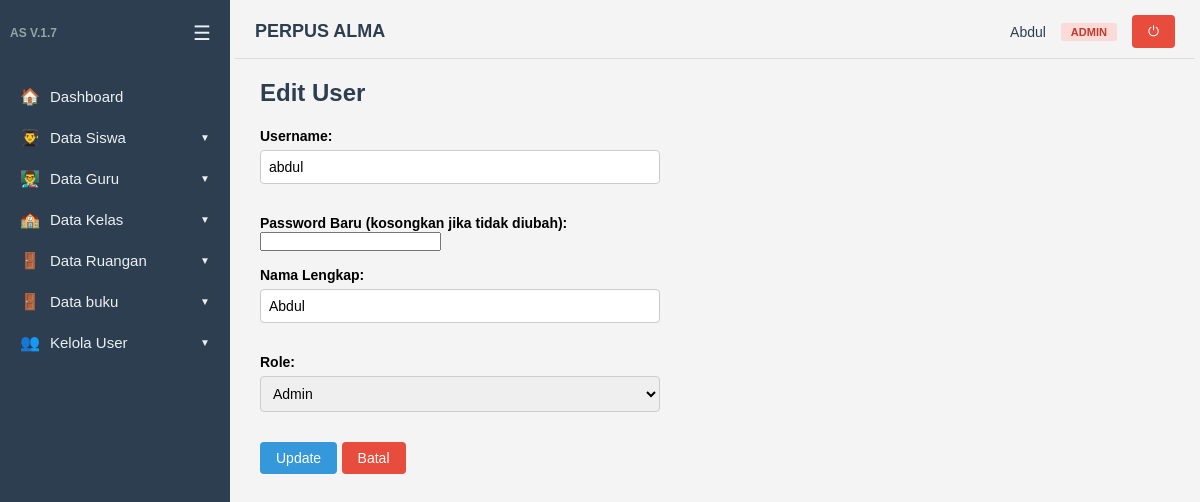
Screenshot of /user/edit.php?id=2 (signed in) with the database file from the repository.
### tables this page shows
CREATE TABLE `users` (
  `id` int(5) NOT NULL,
  `username` varchar(50) NOT NULL,
  `password` varchar(255) NOT NULL,
  `nama_lengkap` varchar(100) NOT NULL,
  `role` enum('admin','user') NOT NULL,
  `id_guru` int(5) DEFAULT NULL,
  `id_siswa` int(5) DEFAULT NULL
);

### auth.php (called while the page is built, shortened)
<?php
if (!function_exists('isLoggedIn')) {
    function isLoggedIn()
    {
        return isset($_SESSION['user_id']);
    }
}
if (!function_exists('getCurrentUser')) {
    function getCurrentUser()
    {
        return [
            'id' => $_SESSION['user_id'],
            'username' => $_SESSION['username'],
            'nama_lengkap' => $_SESSION['nama_lengkap'],
            'role' => $_SESSION['role'],
            'id_guru' => $_SESSION['id_guru'] ?? null,
            'id_siswa' => $_SESSION['id_siswa'] ?? null
        ];
    }
}
if (!function_exists('getSidebarMenu')) {
    function getSidebarMenu()
    {
        $role = $_SESSION['role'] ?? 'user';
        $menu = [];
        $menu[] = ['url' => BASE_URL . '/index.php', 'icon' => '🏠', 'label' => 'Dashboard', 'roles' => ['admin', 'kepala', 'user']];
        if (in_array($role, ['admin', 'kepala'])) {
            $menu[] = ['url' => BASE_URL . '/siswa/tampil.php', 'icon' => '👨‍🎓', 'label' => 'Data Siswa', 'roles' => ['admin', 'kepala'], 'has_sub' => true];
            $menu[] = ['url' => BASE_URL . '/siswa/tampil.php', 'icon' => '📋', 'label' => 'Lihat Data Siswa', 'roles' => ['admin', 'kepala'], 'sub' => true];
            if ($role === 'admin') {
                $menu[] = ['url' => BASE_URL . '/siswa/index.php', 'icon' => '➕', 'label' => 'Tambah Data Siswa', 'roles' => ['admin'], 'sub' => true];
            }
            $menu[] = ['url' => BASE_URL . '/guru/tampil.php', 'icon' => '👨‍🏫', 'label' => 'Data Guru', 'roles' => ['admin', 'kepala'], 'has_sub' => true];
            $menu[] = ['url' => BASE_URL . '/guru/tampil.php', 'icon' => '📋', 'label' => 'Lihat Data Guru', 'roles' => ['admin', 'kepala'], 'sub' => true];
            if ($role === 'admin') {
                $menu[] = ['url' => BASE_URL . '/guru/index.php', 'icon' => '➕', 'label' => 'Tambah Data Guru', 'roles' => ['admin'], 'sub' => true];
            }
            $menu[] = ['url' => BASE_URL . '/kelas/tampil.php', 'icon' => '🏫', 'label' => 'Data Kelas', 'roles' => ['admin', 'kepala'], 'has_sub' => true];
            $menu[] = ['url' => BASE_URL . '/kelas/tampil.php', 'icon' => '📋', 'label' => 'Lihat Data Kelas', 'roles' => ['admin', 'kepala'], 'sub' => true];
            if ($role === 'admin') {
                $menu[] = ['url' => BASE_URL . '/kelas/index.php', 'icon' => '➕', 'label' => 'Tambah Data Kelas', 'roles' => ['admin'], 'sub' => true];
            }
            $menu[] = ['url' => BASE_URL . '/ruang/tampil.php', 'icon' => '🚪', 'label' => 'Data Ruangan', 'roles' => ['admin', 'kepala'], 'has_sub' => true];
            $menu[] = ['url' => BASE_URL . '/ruang/tampil.php', 'icon' => '📋', 'label' => 'Lihat Data Ruangan', 'roles' => ['admin', 'kepala'], 'sub' => true];
            if ($role === 'admin') {
                $menu[] = ['url' => BASE_URL . '/ruang/index.php', 'icon' => '➕', 'label' => 'Tambah Data Ruangan', 'roles' => ['admin'], 'sub' => true];
            }
 $menu[] = ['url' => BASE_URL . '/buku/tampil.php', 'icon' => '🚪', 'label' => 'Data buku', 'roles' => ['admin', 'kepala'], 'has_sub' => true];
            if ($role === 'admin') {
                $menu[] = ['url' => BASE_URL . '/buku/index.php', 'icon' => '➕', 'label' => 'Tambah Data buku', 'roles' => ['admin'], 'sub' => true];
            }
            if ($role === 'admin') {
                $menu[] = ['url' => BASE_URL . '/user/tampil.php', 'icon' => '👥', 'label' => 'Kelola User', 'roles' => ['admin'], 'has_sub' => true];
                $menu[] = ['url' => BASE_URL . '/user/tampil.php', 'icon' => '📋', 'label' => 'Lihat User', 'roles' => ['admin'], 'sub' => true];
                $menu[] = ['url' => BASE_URL . '/user/index.php', 'icon' => '➕', 'label' => 'Tambah User', 'roles' => ['admin'], 'sub' => true];
            }
        } else {
            $menu[] = ['url' => BASE_URL . '/profile.php', 'icon' => '👤', 'label' => 'Profil Saya', 'roles' => ['user']];
        }
        return array_filter($menu, function ($item) use ($role) {
            if (isset($item['header'])) return true;
            return in_array($role, $item['roles'] ?? []);
        });
    }
}

### user/edit.php (the view, shortened to what this page needs)
<?php
include dirname(__DIR__) . '/auth.php';
$id = isset($_GET['id']) ? (int)$_GET['id'] : 0;
$data = mysqli_query($koneksi, "SELECT * FROM users WHERE id = $id");
include dirname(__DIR__) . '/layout/header.php';
?>
<h2>Edit User</h2>
<form action="update.php" method="post">
    <div style="margin-bottom: 15px;">
        <label>Username:</label><br>
        <input type="text" name="username" value="<?= htmlspecialchars($user['username']) ?>" required>
    </div>
    <div style="margin-bottom: 15px;">
        <label>Password Baru (kosongkan jika tidak diubah):</label><br>
        <input type="password" name="password" minlength="6">
    </div>
    <div style="margin-bottom: 15px;">
        <label>Nama Lengkap:</label><br>
        <input type="text" name="nama_lengkap" value="<?= htmlspecialchars($user['nama_lengkap']) ?>" required>
    </div>
    <div style="margin-bottom: 15px;">
        <label>Role:</label><br>
        <select name="role" id="role" onchange="toggleLinkFields()" required>
            <option value="admin" <?= $user['role'] === 'admin' ? 'selected' : '' ?>>Admin</option>
        </select>
    </div>
    <button class="btn" type="submit">Update</button>
    <a class="btn btn-danger" href="tampil.php">Batal</a>
</form>
<?php include dirname(__DIR__) . '/layout/footer.php'; ?>

### layout/header.php (shortened to what this page needs)
<?php
include dirname(__DIR__) . '/auth.php';
$user = getCurrentUser();
$sidebarMenu = getSidebarMenu();
?>
<!DOCTYPE html>
<html lang="id">
<head>
</head>
<body>
    <aside class="sidebar" id="sidebar">
        <div class="sidebar-header">
            <span class="sidebar-version"> AS V.1.7</span>
            <button class="sidebar-toggle" id="sidebarToggle" title="Tutup/Buka Menu">☰</button>
        </div>
        <ul>
            <?php foreach ($sidebarMenu as $item): ?>
                <?php if (isset($item['header'])): ?>
                    <li class="sidebar-menu-header"><?= htmlspecialchars($item['header']) ?></li>
                    <li>
                        <div class="sidebar-header-divider"></div>
                    </li>
                <?php else: ?>
                    <?php
                    $cssClass = '';
                    if (isset($item['has_sub'])) $cssClass .= ' has-sub';
                    if (isset($item['sub'])) $cssClass .= ' sub';
                    $active = '';
                    ?>
                    <li class="<?= $cssClass . $active ?>">
                        <a href="<?= $item['url'] ?>">
                            <span class="icon"><?= $item['icon'] ?></span>
                            <span class="sidebar-menu-text"><?= htmlspecialchars($item['label']) ?></span>
                        </a>
                    </li>
                <?php endif; ?>
            <?php endforeach; ?>
        </ul>
    </aside>
    <main class="content" id="content">
        <?php if ($user): ?>
            <div class="top-bar">
                <div class="top-bar-left">
                    <h1 class="top-app-title">PERPUS ALMA</h1>
                </div>
                <div class="top-bar-right">
                    <span class="top-user-name"><?= htmlspecialchars($user['nama_lengkap']) ?></span>
                    <span class="top-user-role <?= $user['role'] ?>">
                        <?php
                        $roleLabels = ['admin' => 'Admin', 'kepala' => 'Kepala Sekolah', 'user' => 'User'];
                        echo $roleLabels[$user['role']] ?? ucfirst($user['role']);
                        ?>
                    </span>
                    <form method="POST" action="<?= BASE_URL; ?>/logout.php" style="margin: 0;">
                        <button type="submit" class="btn btn-danger btn-sm" title="Logout">⏻</button>
                    </form>
                </div>
            </div>
        <?php endif; ?>

### layout/header.php (style rules this page uses)
* { box-sizing: border-box; margin: 0; padding: 0; }
body { font-family: Arial, Helvetica, sans-serif; background: #f4f4f4; display: flex; min-height: 100vh; }
.sidebar { width: 230px; background: #2c3e50; color: #fff; position: fixed; top: 0; left: 0; height: 100%; overflow-y: auto; transition: width 0.3s ease, transform 0.3s ease; z-index: 1000; }
.sidebar-header { display: flex; justify-content: space-between; align-items: center; padding: 15px 10px; }
.sidebar-version { font-size: 12px; color: #95a5a6; font-weight: 600; white-space: nowrap; }
.sidebar-toggle { background: transparent; color: #ecf0f1; border: none; border-radius: 4px; width: 36px; height: 36px; cursor: pointer; display: flex; align-items: center; justify-content: center; font-size: 20px; line-height: 1; transition: background 0.2s; flex-shrink: 0; }
.sidebar ul { list-style: none; padding: 10px 0; }
.sidebar ul li a { display: flex; align-items: center; padding: 11px 20px; color: #ecf0f1; text-decoration: none; font-size: 15px; white-space: nowrap; overflow: hidden; }
.sidebar ul li a .icon { margin-right: 10px; font-size: 16px; width: 20px; text-align: center; flex-shrink: 0; }
.sidebar ul li.has-sub>a::after { content: ' ▼'; margin-left: auto; font-size: 10px; transition: transform 0.2s; }
.top-bar { display: flex; justify-content: space-between; align-items: center; padding: 10px 20px; background: #f4f4f4; border-bottom: 1px solid #ddd; margin: -25px -25px 20px -25px; }
.top-bar-left { flex: 1; }
.top-bar-right { display: flex; align-items: center; gap: 15px; }
.top-user-name { font-weight: 500; color: #2c3e50; font-size: 14px; }
.top-user-role { font-size: 11px; padding: 3px 10px; border-radius: 3px; text-transform: uppercase; font-weight: bold; }
.top-user-role.admin { background: #fadbd8; color: #c0392b; }
.top-app-title { margin: 0; font-size: 18px; font-weight: 600; color: #2c3e50; }
.btn-sm { padding: 6px 12px; font-size: 12px; }
.content { margin-left: 230px; padding: 30px; flex: 1; transition: margin-left 0.3s ease; }
h2 { margin-bottom: 20px; color: #2c3e50; }
label { font-weight: bold; font-size: 14px; }
input[type=text], input[type=date], input[type=number], input[type=file], select { padding: 8px; width: 100%; max-width: 400px; margin: 5px 0 15px; border: 1px solid #ccc; border-radius: 4px; font-size: 14px; }
.btn { display: inline-block; background: #3498db; color: #fff; border: 0; padding: 8px 16px; border-radius: 4px; cursor: pointer; text-decoration: none; font-size: 14px; }
.btn-danger { background: #e74c3c; }

### rows the page displays
users: nama_lengkap "Abdul", role "ADMIN", username "abdul", role "Admin"

### other values shown
$item['icon'] "🏠"
$item['label'] "Dashboard"
$item['icon'] "👨‍🎓"
$item['label'] "Data Siswa"
$item['icon'] "👨‍🏫"
$item['label'] "Data Guru"
$item['icon'] "🏫"
$item['label'] "Data Kelas"
$item['icon'] "🚪"
$item['label'] "Data Ruangan"
$item['label'] "Data buku"
$item['icon'] "👥"
$item['label'] "Kelola User"
